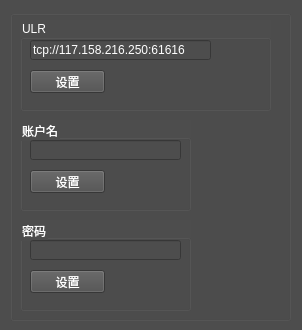
<?xml version="1.0" encoding="UTF-8"?>
<ui version="4.0">
 <class>QtGuiClass</class>
 <widget class="QWidget" name="QtGuiClass">
  <property name="windowModality">
   <enum>Qt::WindowModal</enum>
  </property>
  <property name="geometry">
   <rect>
    <x>0</x>
    <y>0</y>
    <width>302</width>
    <height>330</height>
   </rect>
  </property>
  <property name="font">
   <font>
    <family>微软雅黑</family>
    <pointsize>9</pointsize>
   </font>
  </property>
  <property name="windowTitle">
   <string>终端控制</string>
  </property>
  <property name="windowIcon">
   <iconset>
    <normaloff>../Image/png/mq.png</normaloff>../Image/png/mq.png</iconset>
  </property>
  <property name="styleSheet">
   <string notr="true">background:rgb(77,77,77);color:white</string>
  </property>
  <widget class="QGroupBox" name="groupBox">
   <property name="geometry">
    <rect>
     <x>10</x>
     <y>10</y>
     <width>281</width>
     <height>311</height>
    </rect>
   </property>
   <property name="title">
    <string/>
   </property>
   <widget class="QGroupBox" name="groupBox_IP">
    <property name="geometry">
     <rect>
      <x>10</x>
      <y>10</y>
      <width>251</width>
      <height>91</height>
     </rect>
    </property>
    <property name="title">
     <string>ULR</string>
    </property>
    <widget class="QPushButton" name="WIPBtn">
     <property name="geometry">
      <rect>
       <x>10</x>
       <y>50</y>
       <width>75</width>
       <height>23</height>
      </rect>
     </property>
     <property name="text">
      <string>设置</string>
     </property>
    </widget>
    <widget class="QLineEdit" name="lineEdit_IP">
     <property name="geometry">
      <rect>
       <x>10</x>
       <y>20</y>
       <width>181</width>
       <height>20</height>
      </rect>
     </property>
     <property name="text">
      <string>tcp://117.158.216.250:61616</string>
     </property>
    </widget>
   </widget>
   <widget class="QGroupBox" name="groupBox_QZ">
    <property name="geometry">
     <rect>
      <x>10</x>
      <y>110</y>
      <width>171</width>
      <height>91</height>
     </rect>
    </property>
    <property name="title">
     <string>账户名</string>
    </property>
    <widget class="QPushButton" name="RQZBtn">
     <property name="geometry">
      <rect>
       <x>10</x>
       <y>50</y>
       <width>75</width>
       <height>23</height>
      </rect>
     </property>
     <property name="text">
      <string>设置</string>
     </property>
    </widget>
    <widget class="QLineEdit" name="lineEdit_QZ">
     <property name="geometry">
      <rect>
       <x>10</x>
       <y>20</y>
       <width>151</width>
       <height>20</height>
      </rect>
     </property>
    </widget>
   </widget>
   <widget class="QGroupBox" name="groupBox_FTPSEVER">
    <property name="geometry">
     <rect>
      <x>10</x>
      <y>210</y>
      <width>171</width>
      <height>91</height>
     </rect>
    </property>
    <property name="title">
     <string>密码</string>
    </property>
    <widget class="QPushButton" name="RFTPSERVERBtn">
     <property name="geometry">
      <rect>
       <x>10</x>
       <y>50</y>
       <width>75</width>
       <height>23</height>
      </rect>
     </property>
     <property name="text">
      <string>设置</string>
     </property>
    </widget>
    <widget class="QLineEdit" name="lineEdit_FTPSERVER">
     <property name="geometry">
      <rect>
       <x>10</x>
       <y>20</y>
       <width>151</width>
       <height>20</height>
      </rect>
     </property>
    </widget>
   </widget>
  </widget>
 </widget>
 <layoutdefault spacing="6" margin="11"/>
 <tabstops>
  <tabstop>lineEdit_IP</tabstop>
  <tabstop>WIPBtn</tabstop>
  <tabstop>lineEdit_QZ</tabstop>
  <tabstop>RQZBtn</tabstop>
  <tabstop>lineEdit_FTPSERVER</tabstop>
  <tabstop>RFTPSERVERBtn</tabstop>
 </tabstops>
 <resources/>
 <connections/>
</ui>
